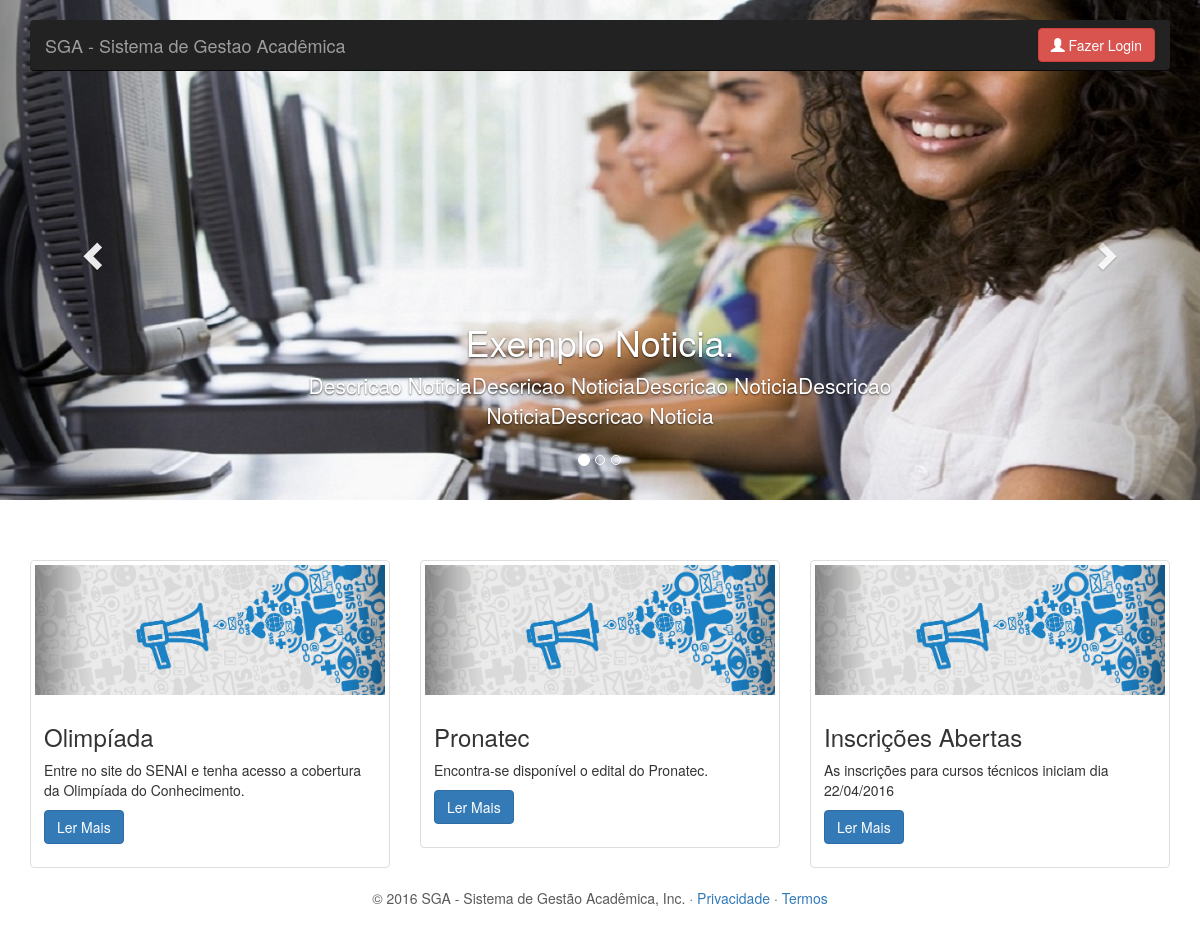
The page / on the database its author committed.
### tables this page shows
CREATE TABLE IF NOT EXISTS `noticias` (
  `tit_noticia` varchar(25) NOT NULL,
  `desc_noticia` varchar(160) NOT NULL,
  `imagem` varchar(50) DEFAULT NULL,
  `cd_noticias` bigint(20) NOT NULL,
  `permissao` varchar(1) NOT NULL,
  `posicao` varchar(10) NOT NULL,
  `categoria` varchar(20) NOT NULL
);

### classes/database.class.php (called while the page is built, shortened)
<?php
class Database {
  private $mysql;
  private $query;
  public function __construct() {
    $this->mysql = new mysqli('localhost', 'root','', 'sga');
  }
  protected function clearAttributes() {
    $not = array('last_query', 'operators', 'join_types');
    $attrs = get_object_vars($this);
  }
  public function result() {
    $data = array();
    if(!empty($this->query)) {
      while($result = mysqli_fetch_object($this->query)) {
        $data[] = $result;
      }
    }
    return $data;
  }
  public function query($query, $escape = FALSE) {
    $escape = (!is_bool($escape)) ? TRUE : $escape;
    $this->query = $this->mysql->query($query);
    return $this;
  }
}

### classes/noticia.class.php (the view, shortened to what this page needs)
<?php
Class Noticia extends Funcoes {
  public function getNoticias() {
    $objetoSql = new Database();
    $resultado = $objetoSql->query('select * from noticias order by cd_noticias DESC limit 3')->result();
    if(count($resultado) > 0) {
      return $resultado;
    }else {
      return false;
    }
  }
  public function geraNoticia() {
    $noticias = $this->getNoticias();
    foreach ($noticias as $itens) { ?>
      <div class="col-sm-6 col-md-4">
        <div class="thumbnail">
          <img src="assets/imagens/news2.gif" alt="...">
          <div class="caption">
            <h3><?= $itens->tit_noticia;?></h3>
            <p><?= $itens->desc_noticia;?></p>
            <p><a href="#" class="btn btn-primary" role="button">Ler Mais</a></p>
          </div>
        </div>
      </div>
    <?php
    }
  }
}

### index.php (shortened to what this page needs)
<?php
  include 'classes/noticia.class.php';
?>
<!DOCTYPE html>
<html lang="en">
  <head>
    <link href="assets/css/bootstrap.min.css" rel="stylesheet">
    <link href="assets/css/carousel.css" rel="stylesheet">
    <link href="assets/css/style.css" rel="stylesheet">
  </head>
  <body>
    <div class="navbar-wrapper">
      <div class="container">
        <nav class="navbar navbar-inverse navbar-static-top">
          <div class="container">
            <div class="navbar-header">
              <a class="navbar-brand" href="#">SGA - Sistema de Gestao Acadêmica</a>
            </div>
            <div id="navbar" class="navbar-collapse collapse">
              <a class="btn btn-danger pull-right margin-login" href="login.php"><span class="glyphicon glyphicon-user"></span> Fazer Login</a>
            </div>
          </div>
        </nav>
      </div>
    </div>
    <div id="myCarousel" class="carousel slide" data-ride="carousel">
      <ol class="carousel-indicators">
        <li data-target="#myCarousel" data-slide-to="0" class="active"></li>
        <li data-target="#myCarousel" data-slide-to="1"></li>
        <li data-target="#myCarousel" data-slide-to="2"></li>
      </ol>
      <div class="carousel-inner" role="listbox">
        <div class="item active">
          <img class="first-slide" src="assets/imagens/ela.jpg" alt="First slide">
          <div class="container">
            <div class="carousel-caption">
              <h1>Exemplo Noticia.</h1>
              <p>Descricao NoticiaDescricao NoticiaDescricao NoticiaDescricao NoticiaDescricao Noticia</p>
            </div>
          </div>
        </div>
      </div>
      <a class="left carousel-control" href="#myCarousel" role="button" data-slide="prev">
        <span class="glyphicon glyphicon-chevron-left" aria-hidden="true"></span>
      </a>
      <a class="right carousel-control" href="#myCarousel" role="button" data-slide="next">
        <span class="glyphicon glyphicon-chevron-right" aria-hidden="true"></span>
      </a>
    </div>
    <div class="container">
      <div class="row">
        <?php
          $objetoNoticia = new Noticia();
          $objetoNoticia->geraNoticia();
        ?>
      </div>
    </div>
    <footer class="text-center">
      <p>&copy; 2016 SGA - Sistema de Gestão Acadêmica, Inc. &middot; <a href="#">Privacidade</a> &middot; <a href="#">Termos</a></p>
    </footer>
  </body>
</html>

### assets/css/carousel.css (style rules this page uses)
body { padding-bottom: 40px; color: #5a5a5a; }
.navbar-wrapper { position: absolute; top: 0; right: 0; left: 0; z-index: 20; }
.navbar-wrapper > .container { padding-right: 0; padding-left: 0; }
.navbar-wrapper .navbar { padding-right: 15px; padding-left: 15px; }
.navbar-wrapper .navbar .container { width: auto; }
.carousel { height: 500px; margin-bottom: 60px; }
.carousel-caption { z-index: 10; }
.carousel .item { height: 500px; background-color: #777; }
.carousel-inner > .item > img { position: absolute; top: 0; left: 0; min-width: 100%; height: 500px; }
@media (min-width: 768px) { .navbar-wrapper { margin-top: 20px; } }
@media (min-width: 768px) { .navbar-wrapper .container { padding-right: 15px; padding-left: 15px; } }
@media (min-width: 768px) { .navbar-wrapper .navbar { padding-right: 0; padding-left: 0; } }
@media (min-width: 768px) { .navbar-wrapper .navbar { border-radius: 4px; } }
@media (min-width: 768px) { .carousel-caption p { margin-bottom: 20px; font-size: 21px; line-height: 1.4; } }

### assets/css/style.css (style rules this page uses)
.margin-login { margin-top: 8px; }

### rows shown on the page
noticias: tit_noticia "Olimpíada", desc_noticia "Entre no site do SENAI e tenha acesso a cobertura da Olimpíada do Conhecimento."
noticias: tit_noticia "Pronatec", desc_noticia "Encontra-se disponível o edital do Pronatec."
noticias: tit_noticia "Inscrições Abertas", desc_noticia "As inscrições para cursos técnicos iniciam dia 22/04/2016"
